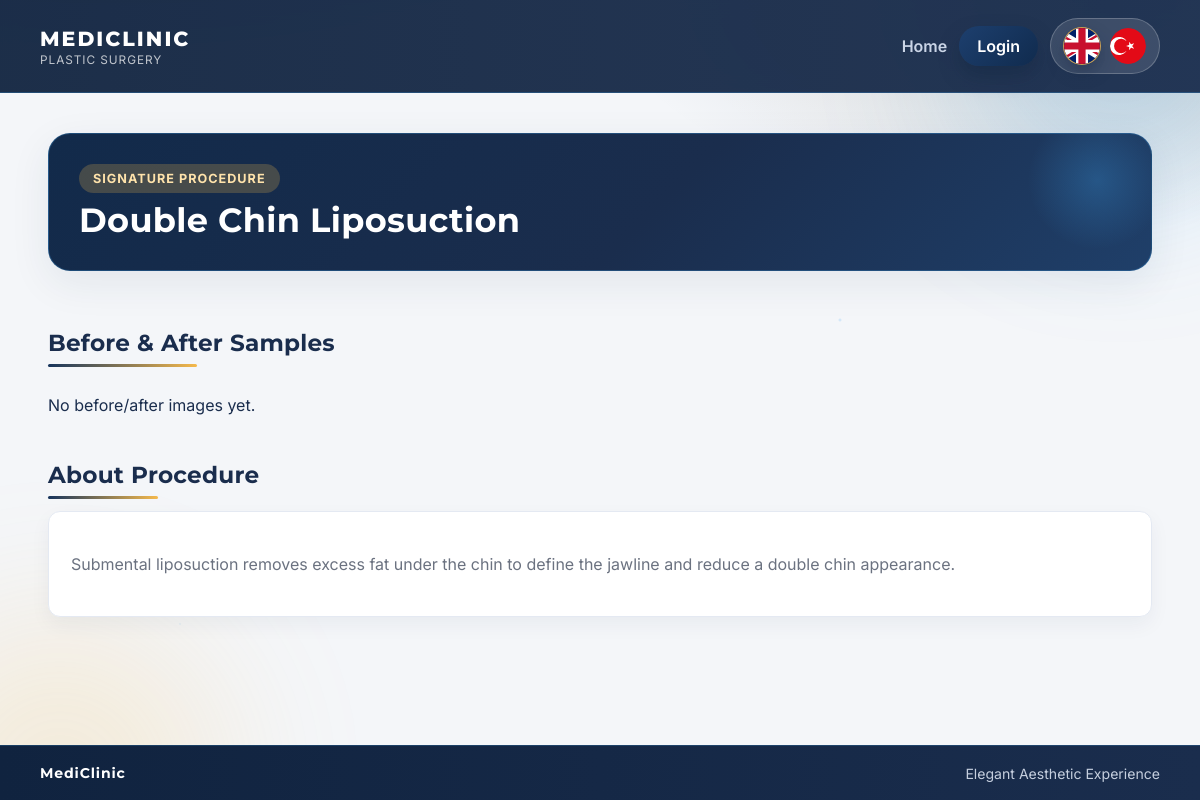
Screenshot of /procedure/double-chin-liposuction/ with the database file from the repository.
### clinic/models.py (models this page shows, shortened)
class Procedure(models.Model):
    slug = models.SlugField(unique=True)
    name_en = models.CharField(max_length=120)
    name_tr = models.CharField(max_length=120)
    summary_en = models.TextField()
    summary_tr = models.TextField()
    default_image = models.ImageField(upload_to='procedures/defaults/')
    created_at = models.DateTimeField(auto_now_add=True)
    class Meta:
        ordering = ['name_en']

### clinic/views.py (the view)
# urls.py: path('procedure/<slug:slug>/', views.procedure_detail, name='procedure_detail'),
def procedure_detail(request, slug):
    lang = request.session.get('lang', 'en')
    procedure = get_object_or_404(Procedure, slug=slug)
    gallery_sections = build_gallery_sections(procedure, lang)
    context = {
        'procedure': procedure,
        'name': get_text(procedure, 'name', lang),
        'summary': get_text(procedure, 'summary', lang),
        'gallery_sections': gallery_sections,
        'has_gallery': bool(gallery_sections),
    }
    return render(request, 'clinic/procedure_detail.html', add_shared_forms(request, context))

### clinic/context_processors.py (called while the page is built)
def global_context(request):
    current_lang = request.session.get('lang', 'en')
    if current_lang not in UI_TEXTS:
        current_lang = 'en'
    return {
        'current_lang': current_lang,
        'texts': UI_TEXTS[current_lang],
    }

### clinic/views.py (called while the page is built, shortened)
def get_text(obj, field_base, lang):
    value = getattr(obj, f'{field_base}_{lang}', '')
    if value:
        return value
    return getattr(obj, f'{field_base}_en', '')

def add_shared_forms(request, context):
    if request.user.is_authenticated and 'procedure_form' not in context:
        context['procedure_form'] = ProcedureForm()
    return context

def build_gallery_sections(procedure, lang):
    sections = []
    return sections

### templates/clinic/procedure_detail.html (shortened to what this page needs)
{% extends 'base.html' %}
{% block content %}
<section class="hero">
    <div class="hero-detail-head">
        <div>
            <div class="hero-chip">Signature Procedure</div>
            <h1>{{ name }}</h1>
        </div>
    </div>
</section>
<h2 class="section-title">{{ texts.before_after }}</h2>
{% if has_gallery %}
    <section class="pairs-grid">
        {% for section in gallery_sections %}
            <article class="pair-section" data-section-index="{{ forloop.counter0 }}">
                <h3 class="pair-title">{{ texts.section_label }} {{ forloop.counter }}</h3>
                <div class="pair-images">
                    <div class="pair-side">
                        <span class="image-label">{{ texts.before }}</span>
                        <div class="side-gallery-grid">
                            {% for item in section.before_items %}
                                <div class="side-gallery-item">
                                    <p class="image-item-title">{{ item.title }}</p>
                                    <div class="gallery-thumb">
                                        <img
                                            src="{{ item.image.url }}"
                                            alt="{{ item.title }}"
                                            class="js-gallery-trigger"
                                            data-section-index="{{ forloop.parentloop.counter0 }}"
                                            data-slide-index="{{ forloop.counter0 }}"
                                            data-mode="before"
                                            data-title="{{ item.title }}"
                                        >
                                    </div>
                                    {% if user.is_authenticated %}
                                        <div class="sample-actions">
                                            <a class="btn btn-outline btn-small" href="{% url 'edit_procedure_image' procedure.slug item.id %}">{{ texts.edit_image }}</a>
                                            <form method="post" action="{% url 'delete_procedure_image' procedure.slug item.id %}" onsubmit="return confirm('{{ texts.confirm_delete }}');">
                                                {% csrf_token %}
                                                <button type="submit" class="btn btn-danger btn-small">{{ texts.delete_image }}</button>
                                            </form>
                                        </div>
                                    {% endif %}
                                </div>
                            {% empty %}
                                <p class="gallery-empty">{{ texts.no_before_in_section }}</p>
                            {% endfor %}
                        </div>
                    </div>
                    <div class="pair-side">
                        <span class="image-label">{{ texts.after }}</span>
                        <div class="side-gallery-grid">
                            {% for item in section.after_items %}
                                <div class="side-gallery-item">
                                    <p class="image-item-title">{{ item.title }}</p>
                                    <div class="gallery-thumb">
                                        <img
                                            src="{{ item.image.url }}"
                                            alt="{{ item.title }}"
                                            class="js-gallery-trigger"
                                            data-section-index="{{ forloop.parentloop.counter0 }}"
                                            data-slide-index="{{ forloop.counter0 }}"
                                            data-mode="after"
                                            data-title="{{ item.title }}"
                                        >
                                    </div>
                                    {% if user.is_authenticated %}
                                        <div class="sample-actions">
                                            <a class="btn btn-outline btn-small" href="{% url 'edit_procedure_image' procedure.slug item.id %}">{{ texts.edit_image }}</a>
                                            <form method="post" action="{% url 'delete_procedure_image' procedure.slug item.id %}" onsubmit="return confirm('{{ texts.confirm_delete }}');">
                                                {% csrf_token %}
                                                <button type="submit" class="btn btn-danger btn-small">{{ texts.delete_image }}</button>
                                            </form>
                                        </div>
                                    {% endif %}
                                </div>
                            {% empty %}
                                <p class="gallery-empty">{{ texts.no_after_in_section }}</p>
                            {% endfor %}
                        </div>
                    </div>
                </div>
            </article>
        {% endfor %}
    </section>
{% else %}
    <p>{{ texts.no_samples }}</p>
{% endif %}
<h2 class="section-title">{{ texts.about_procedure }}</h2>
<article class="description-box">
    {{ summary|linebreaks }}
</article>
{% endblock %}

### templates/base.html (shortened to what this page needs)
{% load static %}
<!DOCTYPE html>
<html lang="{{ current_lang }}">
<head>
    <link rel="stylesheet" href="{% static 'clinic/styles.css' %}">
</head>
<body>
    <div class="starfield" aria-hidden="true"></div>
    <div class="starfield starfield-soft" aria-hidden="true"></div>
    <div class="page-glow page-glow-top"></div>
    <div class="page-glow page-glow-bottom"></div>
    <header class="top-nav">
        <div class="container nav-inner">
            <a href="{% url 'home' %}" class="brand">
                <span class="brand-main">MEDICLINIC</span>
                <span class="brand-sub">{{ texts.brand_subtitle }}</span>
            </a>
            <nav class="actions">
                <a href="{% url 'home' %}" class="nav-link">{{ texts.home }}</a>
                {% if user.is_authenticated %}
                    <a href="{% url 'manage_content' %}" class="nav-link">{{ texts.manage_content }}</a>
                    <button type="button" class="btn btn-outline" data-open-modal="add-procedure-modal">{{ texts.add_procedure }}</button>
                    <form method="post" action="{% url 'logout' %}">
                        {% csrf_token %}
                        <button type="submit" class="btn btn-ghost">{{ texts.logout }}</button>
                    </form>
                {% else %}
                    <a href="{% url 'login' %}" class="btn btn-primary">{{ texts.login }}</a>
                {% endif %}
                <div class="language-switcher">
                    <a class="flag-btn {% if current_lang == 'en' %}active{% endif %}" href="{% url 'set_language' 'en' %}?next={{ request.path }}" title="English">
                        <img src="{% static 'clinic/flags/en.svg' %}" alt="English" class="flag-icon">
                    </a>
                    <a class="flag-btn {% if current_lang == 'tr' %}active{% endif %}" href="{% url 'set_language' 'tr' %}?next={{ request.path }}" title="Turkish">
                        <img src="{% static 'clinic/flags/tr.svg' %}" alt="Turkish" class="flag-icon">
                    </a>
                </div>
            </nav>
        </div>
    </header>
    <main class="container main-content">
        {% block content %}{% endblock %}
    </main>
    <footer class="site-footer">
        <div class="container footer-inner">
            <span>MediClinic</span>
            <span>Elegant Aesthetic Experience</span>
        </div>
    </footer>
</body>
</html>

### rows the page displays
Procedure: name_en "Double Chin Liposuction", summary_en "Submental liposuction removes excess fat under the chin to define the jawline and reduce a double chin appearance."

### other values shown
{{ texts.brand_subtitle }} "PLASTIC SURGERY"
{{ texts.home }} "Home"
{{ texts.login }} "Login"
{{ texts.before_after }} "Before & After Samples"
{{ texts.no_samples }} "No before/after images yet."
{{ texts.about_procedure }} "About Procedure"
